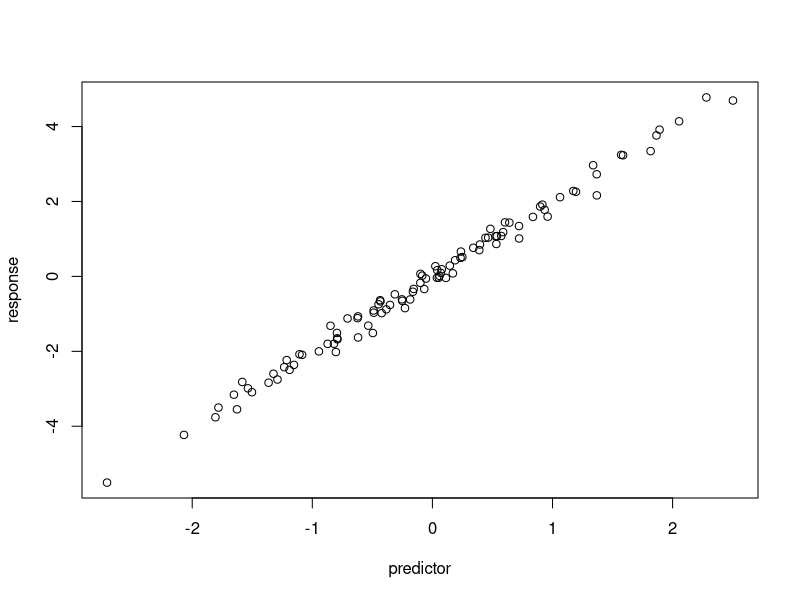

Reproduce this figure in R.
#########################################
# R for Github/Git workshop
# Simulate and plot data
#
# val-pf 
# vpfeifer@umkc.edu
# 2025-OCT-21
########################################

# simulate predictor (x) variable
predictor <- rnorm(n = 100)
# rnorm randomly samples from a normal distirbution

# simulate response (y) variable with noise 
response <- 2 * predictor + rnorm(n = 100, sd = 0.2)

# plot the data
plot (x = predictor, y = response)
